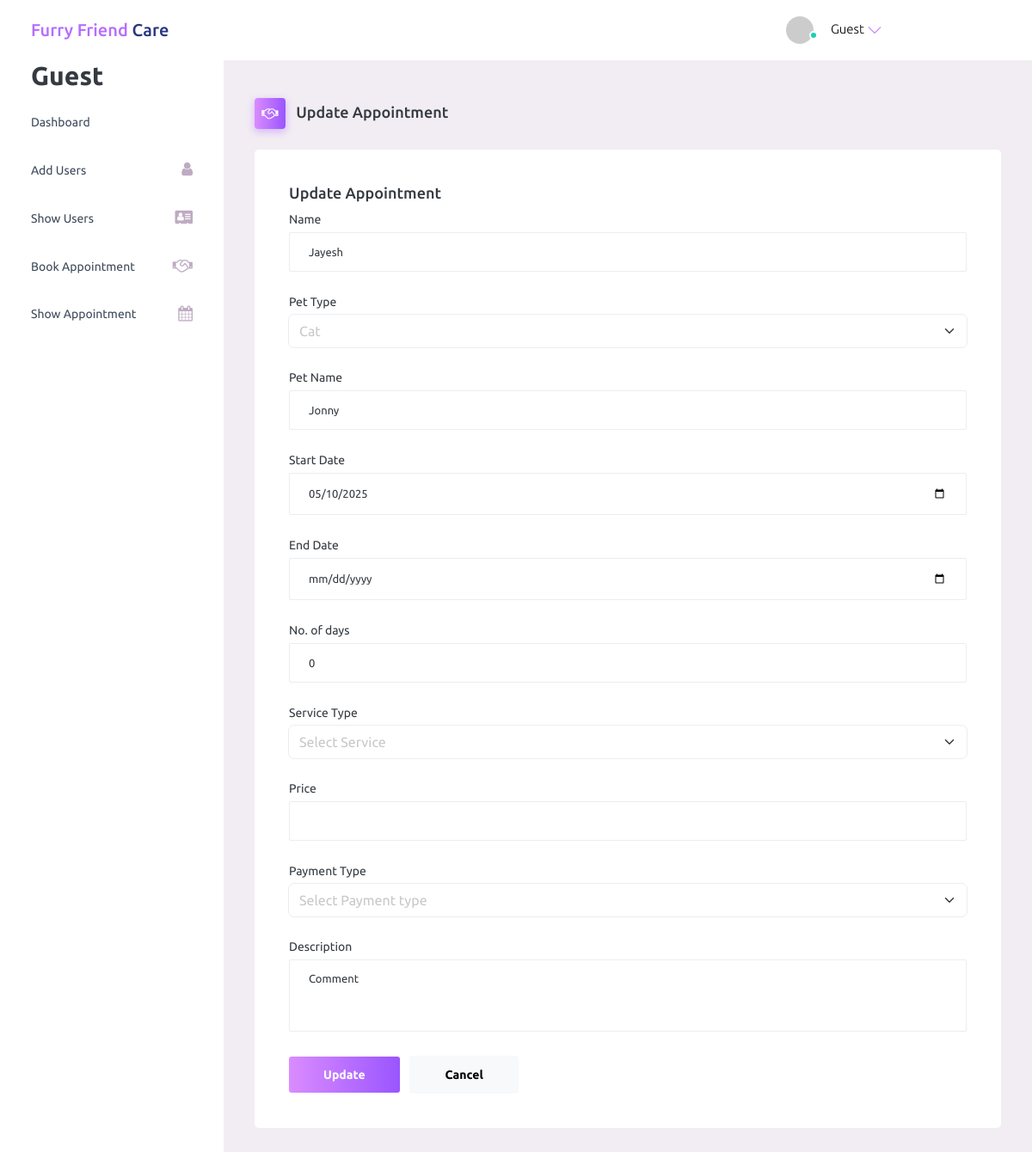
The page /backend/admin/update_appointment.php?id=1 on the database its author committed.
### tables this page shows
CREATE TABLE `appointment_table` (
  `id` int(11) NOT NULL,
  `Name` text NOT NULL,
  `Pet_type` text NOT NULL,
  `Pet_name` text NOT NULL,
  `Date` date NOT NULL,
  `Service_type` text NOT NULL,
  `Comments` text NOT NULL,
  `Status` text NOT NULL,
  `Price` int(11) NOT NULL,
  `Payment_Type` text NOT NULL,
  `Username` text NOT NULL,
  `E_Date` date DEFAULT NULL
);

### backend/admin/update_appointment.php (the view, shortened to what this page needs)
<?php
include 'conn.php';
$id = $_GET['id'];
$sql = "SELECT * FROM appointment_table WHERE id = $id";
$result = $conn->query($sql);
$appointment = $result->fetch_assoc();
?>
<!DOCTYPE html>
<html lang="en">
<head>
    <link rel="stylesheet" href="assets/vendors/mdi/css/materialdesignicons.min.css">
    <link rel="stylesheet" href="assets/vendors/ti-icons/css/themify-icons.css">
    <link rel="stylesheet" href="assets/vendors/css/vendor.bundle.base.css">
    <link rel="stylesheet" href="assets/vendors/font-awesome/css/font-awesome.min.css" />
    <link rel="stylesheet" href="assets/vendors/bootstrap-datepicker/bootstrap-datepicker.min.css">
    <link rel="stylesheet" href="assets/css/style.css">
</head>
<body>
    <div class="container-scroller">
        <?php include "navbar.php" ?>
        <div class="container-fluid page-body-wrapper">
            <?php include "sidebar.php" ?>
            <div class="main-panel">
                <div class="content-wrapper">
                    <div class="page-header">
                        <h3 class="page-title">
                            <span class="page-title-icon bg-gradient-primary text-white me-2">
                                <i class="fa fa-handshake-o"></i>
                            </span> Update Appointment
                        </h3>
                    </div>
                    <div class="row">
                        <div class="col-12 grid-margin stretch-card">
                            <div class="card">
                                <div class="card-body">
                                    <h4 class="card-title">Update Appointment</h4>
                                    <form class="forms-sample" method="post">
                                        <div class="form-group">
                                            <label for="name">Name</label>
                                            <input type="text" class="form-control" id="name" name="name" value="<?php echo $appointment['Name']; ?>" required>
                                        </div>
                                        <div class="form-group">
                                            <label for="Pet_type">Pet Type</label>
                                            <select class="form-select" id="Pet_type" name="Pet_type" required>
                                                <option value="Cat" <?php if($appointment['Pet_type'] == 'Cat') echo 'selected'; ?>>Cat</option>
                                            </select>
                                        </div>
                                        <div class="form-group">
                                            <label for="Pet_name">Pet Name</label>
                                            <input type="text" class="form-control" id="Pet_name" name="Pet_name" value="<?php echo $appointment['Pet_name']; ?>" required>
                                        </div>
                                        <div class="form-group">
                                            <label for="Date">Start Date</label>
                                            <input type="date" class="form-control" id="Date" name="Date" value="<?php echo $appointment['Date']; ?>" required>
                                        </div>
                                        <div class="form-group">
                                            <label for="End-Date">End Date</label>
                                            <input type="date" class="form-control" id="End-Date" name="e-Date" value="<?php echo $appointment['E_Date']; ?>" required>
                                        </div>
                                        <div class="form-group">
                                            <label for="days">No. of days</label>
                                            <input type="text" class="form-control" id="days" name="Days" readonly>
                                        </div>
                                        <div class="form-group">
                                            <label for="Service_type">Service Type</label>
                                            <select class="form-select" id="Service_type" name="Service_type" required>
                                                <option value="">Select Service</option>
                                            </select>
                                        </div>
                                        <div class="form-group">
                                            <label for="Price">Price</label>
                                            <input type="text" class="form-control" id="Price" name="Price" value="<?php echo $appointment['Price']; ?>" readonly required>
                                        </div>
                                        <div class="form-group">
                                            <label for="Payment_type">Payment Type</label>
                                            <select class="form-select" id="Payment_type" name="Payment_type" required>
                                                <option value="">Select Payment type</option>
                                            </select>
                                        </div>
                                        <div class="form-group">
                                            <label for="description">Description</label>
                                            <textarea class="form-control" id="description" name="description" rows="4" required><?php echo $appointment['Comments']; ?></textarea>
                                        </div>
                                        <button type="submit" class="btn btn-gradient-primary me-2">Update</button>
                                        <a href="appointments.php" class="btn btn-light">Cancel</a>
                                    </form>
                                </div>
                            </div>
                        </div>
                    </div>
                </div>
            </div>
        </div>
    </div>
</body>
</html>

### rows shown on the page
appointment_table: name "Jayesh", Pet_type "Cat", Pet_name "Jonny", Date "05/10/2025", description "Comment"
